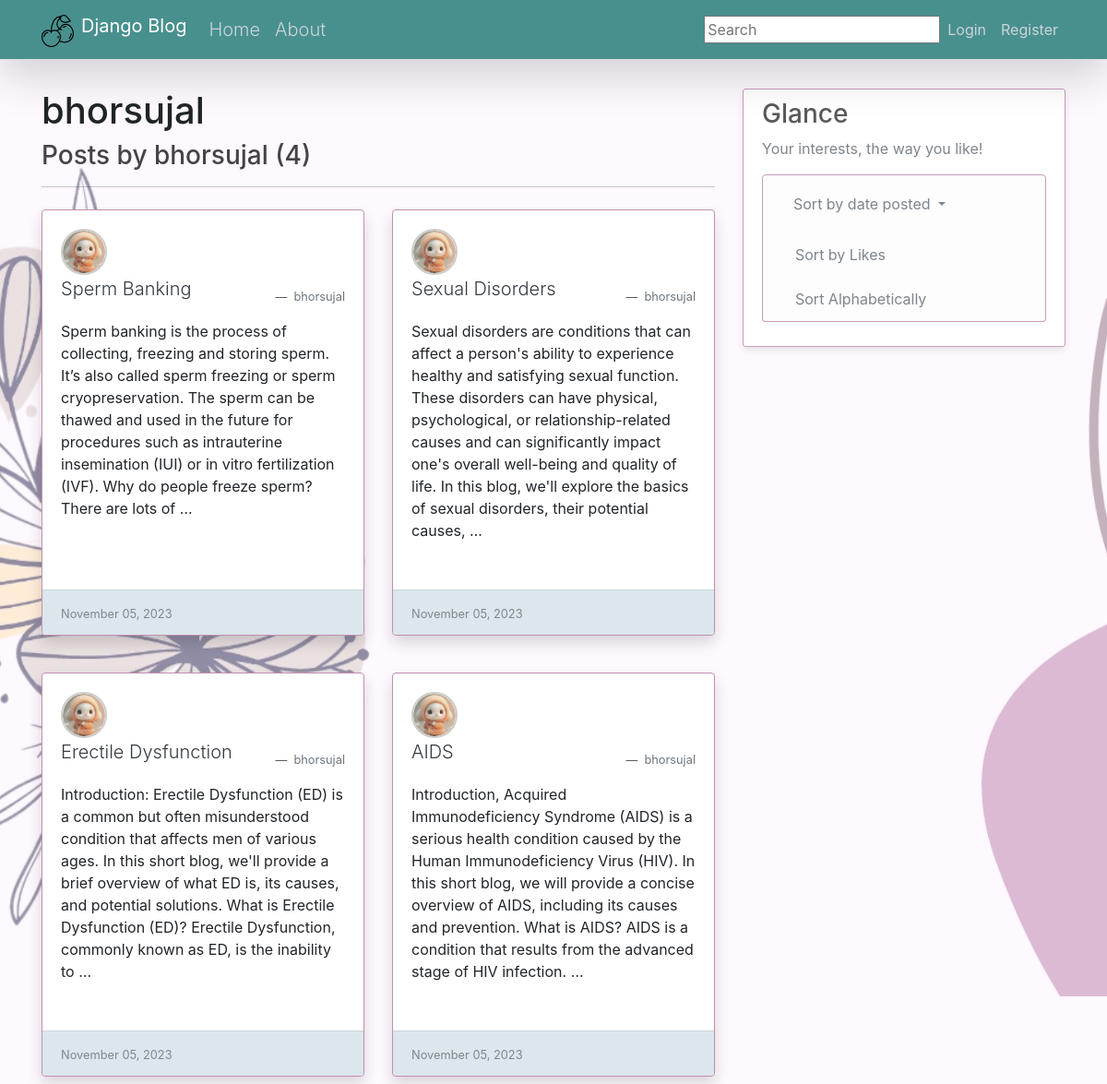
Page /user/bhorsujal on the committed database.
### blog/models.py (models this page shows, shortened)
class Post(models.Model):
	title = models.CharField(max_length=100)
	content = models.TextField()
	date_posted = models.DateTimeField(default=timezone.now)
	author = models.ForeignKey(User, on_delete=models.CASCADE)  #, a ForeignKey is a field used to create a many-to-one relationship between two models in a database.
	category = models.ForeignKey(Category, on_delete=models.SET_NULL, null=True)
	likes = models.ManyToManyField(User, related_name='liked_posts')

### user_authentication/models.py (models this page shows, shortened)
class Profile(models.Model):
	user = models.OneToOneField(User, on_delete=models.CASCADE)
	image = models.ImageField(default='default.jpg', upload_to='profile_pics')

### blog/views.py (the view)
# urls.py: path('user/<str:username>', UserPostListView.as_view(), name = 'user-posts'),   #searches for <app>/<model>_<viewtype>.html
class UserPostListView(ListView):
    model = Post
    template_name = 'blog/user_posts.html'  # <app>/<model>_<viewtype>.html
    context_object_name = 'posts'
    paginate_by = 6
    def get_queryset(self):
        user = get_object_or_404(User, username=self.kwargs.get('username'))
        return Post.objects.filter(author=user).order_by('-date_posted')

### blog/templates/blog/user_posts.html (shortened to what this page needs)
{% extends "blog/base.html" %}
{% block content %}
  <p class="h1">
    {{ view.kwargs.username }}
  </p>
  <h3 class="mb-3">Posts by {{ view.kwargs.username }} ({{ page_obj.paginator.count }})</h3>
  <hr>
  <div class="row g-4">
    {% for post in posts %}
      <div class="col-md-6 g-3 mb-4" style="width: auto;">
        <div class="card border-subtle h-100 mt-3 mb-3 shadow" style="border-color: #c38eb4;">
          <div class="card-body">
            <a class="card-title lead text-dark" href="{% url 'post-detail' post.id %}">
              <div class="icon-container"><img class="circular-icon" src="{{ post.author.profile.image.url }}"></div>
              {{ post.title }}
            </a>
            <figcaption class="blockquote-footer text-body-secondary text-right"> <a class="text-muted" href="{% url 'user-posts' post.author.username %}">{{ post.author }}</a></figcaption>
            <p class="card-text mt-3">{{ post.content|truncatewords:50 }}</p>
          </div>
          <div class="card-footer " style="background-color: #cddee5; opacity: 0.7;">
            <small class="text-body-secondary">{{ post.date_posted|date:"F d, Y" }}</small>
          </div>
        </div>
      </div>
    {% endfor %}
  </div>
{% endblock content %}

### blog/static/blog/main.css (style rules this page uses)
h1, h2, h3, h4, h5, h6 { color: #444444; }

### blog/templates/blog/base.html (style rules this page uses)
body { background-color: #fef8ff; background-image: url('/media/background.png'); background-repeat: no-repeat; background-attachment: fixed; }
.card { box-shadow: 0 4px 8px rgba(0, 0, 0, 0.1); transition: box-shadow 0.3s ease; }
hr { height: 1px; color: #123455; background-color: #123455; border: none; }

### blog/templates/blog/user_posts.html (style rules this page uses)
.border-subtle { border: 1px solid #c38eb4; transition: transform 0.3s, box-shadow 0.3s; }
.icon-container { width: 50px; height: 50px; overflow: hidden; border-radius: 50%; border: 2px solid #ccc; }
.circular-icon { width: 100%; height: auto; border-radius: 50%; }

### rows in the picture
Post: author.profile.image (placeholder picture), title "Sperm Banking", author "bhorsujal", content "Sperm banking is the process of collecting, freezing and storing sperm. It’s also called sperm freezing or sperm cryopreservation. The sperm can be thawed and used in the future for procedures such as intrauterine insemination (IUI) or in vitro fertilization (IVF). Why do people freeze sperm? There are lots of …", date_posted "November 05, 2023"
Post: author.profile.image (placeholder picture), title "Sexual Disorders", author "bhorsujal", content "Sexual disorders are conditions that can affect a person's ability to experience healthy and satisfying sexual function. These disorders can have physical, psychological, or relationship-related causes and can significantly impact one's overall well-being and quality of life. In this blog, we'll explore the basics of sexual disorders, their potential causes, …", date_posted "November 05, 2023"
Post: author.profile.image (placeholder picture), title "Erectile Dysfunction", author "bhorsujal", content "Introduction: Erectile Dysfunction (ED) is a common but often misunderstood condition that affects men of various ages. In this short blog, we'll provide a brief overview of what ED is, its causes, and potential solutions. What is Erectile Dysfunction (ED)? Erectile Dysfunction, commonly known as ED, is the inability to …", date_posted "November 05, 2023"
Post: author.profile.image (placeholder picture), title "AIDS", author "bhorsujal", content "Introduction, Acquired Immunodeficiency Syndrome (AIDS) is a serious health condition caused by the Human Immunodeficiency Virus (HIV). In this short blog, we will provide a concise overview of AIDS, including its causes and prevention. What is AIDS? AIDS is a condition that results from the advanced stage of HIV infection. …", date_posted "November 05, 2023"

### other values in the picture
{{ view.kwargs.username }} "bhorsujal"
{{ page_obj.paginator.count }} "4"
